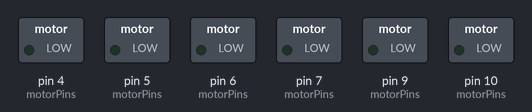
A sketch run on a simulated Arduino Uno, built with avr-gcc and run on an emulated ATmega328P. Parts: switched loads named in the sketch (green lamp = pin HIGH).

Above: at 0.05 s.
At 3.95 s:
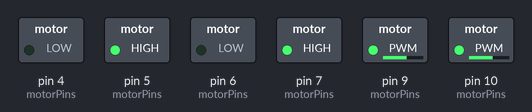
At 5.95 s:
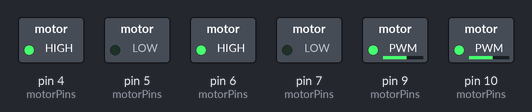
At 7.95 s:
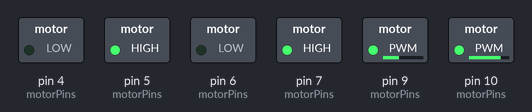
Timing chart, 0 to 10.4 s (numbered marks = the images above):
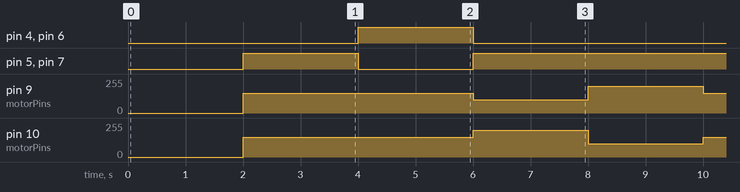

Measured:
- by itself, pin 4 (motorPins), pin 6 (motorPins): alternates HIGH for 2.0 s and LOW for 6.0 s
- by itself, pin 5 (motorPins), pin 7 (motorPins): repeats every 8.0 s: LOW 2.0 s, HIGH 6.0 s
- by itself, pin 9 (motorPins): repeats every 8.0 s: 100/255 2.0 s, 200/255 2.0 s, 150/255 4.0 s
- by itself, pin 10 (motorPins): repeats every 8.0 s: 200/255 2.0 s, 100/255 2.0 s, 150/255 4.0 s

The sketch:

Teststm32.ino
```cpp
#include "my_library.h"

// Definición de pines de los motores usando un array
const int motorPins[6] = { 9, 4, 5, 10, 6, 7 };  // {enA, in1, in2, enB, in3, in4}

// Variables para la velocidad de los motores
int motorSpeedA = 0;
int motorSpeedB = 0;

// Variables para timers
unsigned long previousTime = 0;
const long interval = 2000;  // Intervalo de tiempo en milisegundos (2 segundos)

void setup() {
  // Configurar los pines de los motores como salidas usando un puntero
  for (int i = 0; i < 6; i++) {
    pinMode(*(motorPins + i), OUTPUT);  // Usando aritmética de punteros
  }

  inicializar_driver();

}

void loop() {
  unsigned long currentTime = millis();  // Obtener el tiempo actual

  // Controlar los motores en función del tiempo
  if (currentTime - previousTime >= interval) {
    previousTime = currentTime;  // Reiniciar el temporizador

    // Alternar entre movimientos: adelante, atrás, giro a la izquierda, giro a la derecha
    static int movementState = 0;  // Estado del movimiento

    switch (movementState) {
      case 0:
        moveForward();  // Mover hacia adelante
        break;
      case 1:
        moveBackward();  // Mover hacia atrás
        break;
      case 2:
        turnLeft();  // Girar a la izquierda
        break;
      case 3:
        turnRight();  // Girar a la derecha
        break;
    }

    movementState = (movementState + 1) % 4;  // Cambiar al siguiente estado
  }

  // Aplicar las velocidades a los motores
  analogWrite(*(motorPins + 0), motorSpeedA);  // enA
  analogWrite(*(motorPins + 3), motorSpeedB);  // enB
}

// Función para mover hacia adelante
void moveForward() {
  digitalWrite(*(motorPins + 1), LOW);   // in1
  digitalWrite(*(motorPins + 2), HIGH);  // in2
  digitalWrite(*(motorPins + 4), LOW);   // in3
  digitalWrite(*(motorPins + 5), HIGH);  // in4
  motorSpeedA = 150;                     // Velocidad reducida
  motorSpeedB = 150;
}

// Función para mover hacia atrás
void moveBackward() {
  digitalWrite(*(motorPins + 1), HIGH);  // in1
  digitalWrite(*(motorPins + 2), LOW);   // in2
  digitalWrite(*(motorPins + 4), HIGH);  // in3
  digitalWrite(*(motorPins + 5), LOW);   // in4
  motorSpeedA = 150;                     // Velocidad reducida
  motorSpeedB = 150;
}

// Función para girar a la izquierda
void turnLeft() {
  digitalWrite(*(motorPins + 1), LOW);   // in1
  digitalWrite(*(motorPins + 2), HIGH);  // in2
  digitalWrite(*(motorPins + 4), LOW);   // in3
  digitalWrite(*(motorPins + 5), HIGH);  // in4
  motorSpeedA = 100;                     // Motor A más lento
  motorSpeedB = 200;                     // Motor B más rápido
}

// Función para girar a la derecha
void turnRight() {
  digitalWrite(*(motorPins + 1), LOW);   // in1
  digitalWrite(*(motorPins + 2), HIGH);  // in2
  digitalWrite(*(motorPins + 4), LOW);   // in3
  digitalWrite(*(motorPins + 5), HIGH);  // in4
  motorSpeedA = 200;                     // Motor A más rápido
  motorSpeedB = 100;                     // Motor B más lento
}
```

my_library.cpp
```cpp
#include "my_library.h"
#include <stdio.h>

int addTwoInts(int a, int b){
   return a + b;
}

void inicializar_driver() {
    printf("Driver inicializado\n");
}
```

my_library.h
```cpp
#ifndef MY_LIBRARY_H
#define MY_LIBRARY_H

#include <Arduino.h>  // Incluye Arduino.h para usar Serial

int addTwoInts(int a, int b);


#ifdef __cplusplus
extern "C" {
#endif

void inicializar_driver();

#ifdef __cplusplus
}
#endif


#endif
```
